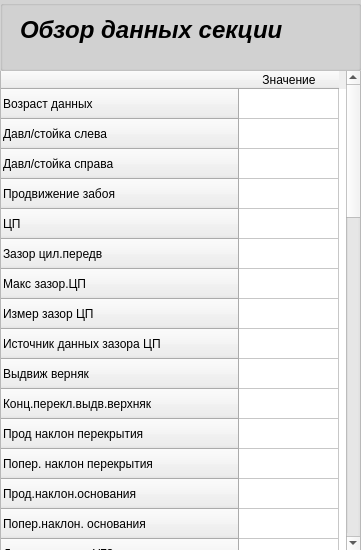
<?xml version="1.0" encoding="UTF-8"?>
<ui version="4.0">
    <class>MainWindow</class>
    <widget class="QMainWindow" name="MainWindow">
        <property name="geometry">
            <rect>
                <x>0</x>
                <y>0</y>
                <width>361</width>
                <height>550</height>
            </rect>
        </property>
        <property name="windowTitle">
            <string>MainWindow</string>
        </property>
        <widget class="QWidget" name="centralwidget">
            <widget class="QTableWidget" name="tableWidget">
                <property name="geometry">
                    <rect>
                        <x>0</x>
                        <y>70</y>
                        <width>361</width>
                        <height>481</height>
                    </rect>
                </property>
                <row>
                    <property name="text">
                        <string>Возраст данных</string>
                    </property>
                </row>
                <row>
                    <property name="text">
                        <string>Давл/стойка слева</string>
                    </property>
                </row>
                <row>
                    <property name="text">
                        <string>Давл/стойка справа</string>
                    </property>
                </row>
                <row>
                    <property name="text">
                        <string>Продвижение забоя</string>
                    </property>
                </row>
                <row>
                    <property name="text">
                        <string>ЦП</string>
                    </property>
                </row>
                <row>
                    <property name="text">
                        <string>Зазор цил.передв</string>
                    </property>
                </row>
                <row>
                    <property name="text">
                        <string>Макс зазор.ЦП</string>
                    </property>
                </row>
                <row>
                    <property name="text">
                        <string>Измер зазор ЦП</string>
                    </property>
                </row>
                <row>
                    <property name="text">
                        <string>Источник данных зазора ЦП</string>
                    </property>
                </row>
                <row>
                    <property name="text">
                        <string>Выдвиж верняк</string>
                    </property>
                </row>
                <row>
                    <property name="text">
                        <string>Конц.перекл.выдв.верхняк</string>
                    </property>
                </row>
                <row>
                    <property name="text">
                        <string>Прод наклон перекрытия</string>
                    </property>
                </row>
                <row>
                    <property name="text">
                        <string>Попер. наклон перекрытия</string>
                    </property>
                </row>
                <row>
                    <property name="text">
                        <string>Прод.наклон.основания</string>
                    </property>
                </row>
                <row>
                    <property name="text">
                        <string>Попер.наклон. основания</string>
                    </property>
                </row>
                <row>
                    <property name="text">
                        <string>Давления щита УГЗ</string>
                    </property>
                </row>
                <row>
                    <property name="text">
                        <string>Датч.приближ для щита УГЗ</string>
                    </property>
                </row>
                <row>
                    <property name="text">
                        <string>Передвизкащита УГЗ</string>
                    </property>
                </row>
                <row>
                    <property name="text">
                        <string>Угол наклона щита УГЗ</string>
                    </property>
                </row>
                <row>
                    <property name="text">
                        <string>Датч приближения для щита УГЗ</string>
                    </property>
                </row>
                <row>
                    <property name="text">
                        <string>Позиция прот. козырька</string>
                    </property>
                </row>
                <row>
                    <property name="text">
                        <string>Давл.в цил.козырька</string>
                    </property>
                </row>
                <row>
                    <property name="text">
                        <string>Предв.телеск.выдв.верх</string>
                    </property>
                </row>
                <row>
                    <property name="text">
                        <string>Сост верх.и щитов</string>
                    </property>
                </row>
                <row>
                    <property name="text">
                        <string>Высота секциии 1</string>
                    </property>
                </row>
                <row>
                    <property name="text">
                        <string>Высота секциии 2</string>
                    </property>
                </row>
                <row>
                    <property name="text">
                        <string>Высота секциии 3</string>
                    </property>
                </row>
                <row>
                    <property name="text">
                        <string>Предв верх.д/выпуска</string>
                    </property>
                </row>
                <row>
                    <property name="text">
                        <string>Предв.конц секц</string>
                    </property>
                </row>
                <row>
                    <property name="text">
                        <string>Необраб.значение ИК датчика</string>
                    </property>
                </row>
                <row>
                    <property name="text">
                        <string>Звук и свет</string>
                    </property>
                </row>
                <row>
                    <property name="text">
                        <string>Функции</string>
                    </property>
                </row>
                <row>
                    <property name="text">
                        <string>Доп датчик</string>
                    </property>
                </row>
                <row>
                    <property name="text">
                        <string>Доп датчик</string>
                    </property>
                </row>
                <row>
                    <property name="text">
                        <string>Подключен сет.блок пит.</string>
                    </property>
                </row>
                <row>
                    <property name="text">
                        <string>ИУС(LQI) на A1</string>
                    </property>
                </row>
                <row>
                    <property name="text">
                        <string>ИУС(LQI) на F1</string>
                    </property>
                </row>
                <row>
                    <property name="text">
                        <string>Вход.напряж.сет.блока пит.</string>
                    </property>
                </row>
                <row>
                    <property name="text">
                        <string>Вых.напряж.сет.блока пит.</string>
                    </property>
                </row>
                <row>
                    <property name="text">
                        <string>Темп.сет.блока пит.1</string>
                    </property>
                </row>
                <row>
                    <property name="text">
                        <string>Темп.сет.блока пит.2</string>
                    </property>
                </row>
                <row>
                    <property name="text">
                        <string>Короткое замыкание на датчиках</string>
                    </property>
                </row>
                <row>
                    <property name="text">
                        <string>Короткое замыкание на клапанах</string>
                    </property>
                </row>
                <row>
                    <property name="text">
                        <string>Ускор в напаравлении угольного забоя</string>
                    </property>
                </row>
                <row>
                    <property name="text">
                        <string>Ускор в напаравлении лавы</string>
                    </property>
                </row>
                <row>
                    <property name="text">
                        <string>Время Общий раб.цикл.</string>
                    </property>
                </row>
                <row>
                    <property name="text">
                        <string>Время Разгрузка</string>
                    </property>
                </row>
                <row>
                    <property name="text">
                        <string>Время Передвижка</string>
                    </property>
                </row>
                <row>
                    <property name="text">
                        <string>Время Распор</string>
                    </property>
                </row>
                <row>
                    <property name="text">
                        <string>Время От разгрузки до распора</string>
                    </property>
                </row>
                <row>
                    <property name="text">
                        <string>Время Распор выс.давл</string>
                    </property>
                </row>
                <column>
                    <property name="text">
                        <string>Значение</string>
                    </property>
                </column>
                <item row="21" column="0">
                    <property name="text">
                        <string/>
                    </property>
                </item>
            </widget>
            <widget class="QGroupBox" name="groupBox">
                <property name="geometry">
                    <rect>
                        <x>0</x>
                        <y>0</y>
                        <width>361</width>
                        <height>71</height>
                    </rect>
                </property>
                <property name="styleSheet">
                    <string notr="true">QGroupBox{
                        background-color: #d3d3d3;
                        }
                    </string>
                </property>
                <property name="title">
                    <string/>
                </property>
                <widget class="QLabel" name="label">
                    <property name="geometry">
                        <rect>
                            <x>20</x>
                            <y>10</y>
                            <width>311</width>
                            <height>41</height>
                        </rect>
                    </property>
                    <property name="text">
                        <string>&lt;html&gt;&lt;head/&gt;&lt;body&gt;&lt;p&gt;&lt;span style=&quot; font-size:18pt;
                            font-weight:600; font-style:italic;&quot;&gt;Обзор данных секции&lt;/span&gt;&lt;/p&gt;&lt;/body&gt;&lt;/html&gt;
                        </string>
                    </property>
                </widget>
            </widget>
        </widget>
    </widget>
    <resources/>
    <connections/>
</ui>
